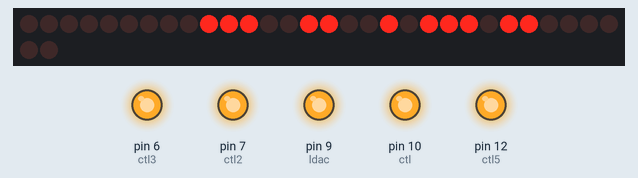
Bench run of a sketch on a simulated Arduino Uno, built with avr-gcc and run on an emulated ATmega328P. On the bench: 32 shift-register outputs drawn as a row of LEDs (first output left, lit = HIGH), output pins drawn as LEDs (lit = HIGH). Wiring (inferred from the names in the program): 4 × shift register (74HC595): data pin 5; shift clock pin 4; latch pin 11; MR pin 8. Wiring (inferred from the signals the program sends): row of LEDs: on Q0, Q1, Q2, Q3, Q4, Q5, Q6, Q7, Q8, Q9, Q10, Q11, Q12, Q13, Q14, Q15, Q16, Q17, Q18, Q19, Q20, Q21, Q22, Q23, Q24, Q25, Q26, Q27, Q28, Q29, Q30, Q31. Pins used as bus, display or sensor lines are not drawn.

Above: at 0.1 s.
Timing chart, 0 to 1.6 s (numbered marks = the images above):
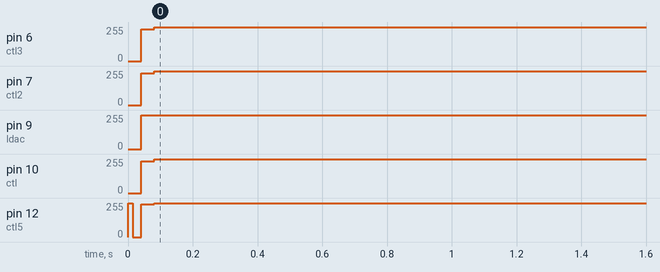

Measured:
- by itself, pin 6 (ctl3), pin 7 (ctl2), pin 9 (ldac), pin 10 (ctl): 0/255 → 255/255 at 0.04 s
- by itself, pin 12 (ctl5): 255/255 → 0/255 at 0.01 s, → 247/255 0.03 s later, → 255/255 0.04 s later

The sketch:

Cube_Callibration.ino
```cpp
/*
Cube_Calibration.ino is the code that runs on the Arduino while doing the calibration.
It simply reads a command and sets the control voltages accordingly.
This code works together with the Cube_Calibration.py
 */

const double pi = 3.14159265;
const double IVscale[] = {13140.0, 13085.0, 13095.0, 13122.0, 13140.0, 13155.0,
                          13155.0, 13095.0, 13125.0, 13060.0, 13060.0, 13095.0,
                          13080.0, 13095.0, 13115.0, 13065.0, 13115.0, 13060.0};

const double QVscale[] = {13110.0, 13105.0, 13110.0, 13120.0, 13140.0, 13170.0,
                          13135.0, 13140.0, 13120.0, 13100.0, 13080.0, 13115.0,
                          13065.0, 13150.0, 13100.0, 13120.0, 13110.0, 13035.0};

const int totalElements = 18;

const int ledPin = 13; // the pin that the LED is attached to
int incomingByte;      // a variable to read incoming serial data into
const int _sck = 4;
const int _sdi = 5;
const int ctl = 10; //board layer 1 activate, each other layer must have a jumper from the pin to pin 10 to create multi layered board
const int ldac = 9;
const int clearpin = 8;
const int ctl5 = 12; //board layer 5 activate
const int ctl4 = 11; //board layer 4 activate
const int ctl2 = 7; //board layer 2 activate
const int ctl3 = 6; //board layer 3 activate

double Iset = 0;
double Qset = 0;

void setup() {
   /*
   Sets the data rate in bits per second (baud) for serial data transmission. For communicating with the computer
   use one of these rates: 300, 600, 1200, 2400, 4800, 9600, 14400, 19200, 28800, 38400, 57600, or 115200. You can,
   however, specify other rates - for example, to communicate over pins 0 and 1 with a component that requires a particular baud rate.
   */
   Serial.begin(115200);

   // ct1 = 10, oard layer 1 activate, each other layer must have a jumper from the pin to pin 10 to create multi layered board
   pinMode(ctl, OUTPUT);

   // _sck = 4
   pinMode(_sck, OUTPUT);

   // _sdi = 5
   pinMode(_sdi, OUTPUT);

   // ldac = 9
   pinMode(ldac,OUTPUT);

   // clearpin = 8
   pinMode(clearpin, OUTPUT);

   // ct12 = 7, board layer 2 activate
   pinMode(ctl2, OUTPUT);

   // ct13 = 6, board layer 3 activate
   pinMode(ctl3, OUTPUT);

   // ct14 = 11, board layer 4 activate
   pinMode(ctl4, OUTPUT);

   // ct15 = 12, board layer 5 activate
   pinMode(ctl5, OUTPUT);

   digitalWrite(clearpin, HIGH);

   digitalWrite(ctl,HIGH);

   digitalWrite(ctl2,HIGH);

   digitalWrite(ctl3, HIGH);

   digitalWrite(ctl4, HIGH);

   digitalWrite(ctl5, HIGH);

   digitalWrite(_sck,HIGH);

   digitalWrite(ldac,HIGH);


   for(int i=0; i<totalElements; i++){
      writeVoltage(i+1,'I',1.5);
      writeVoltage(i+1,'Q',1.5);
   }
}


void loop(){
  // This function returns the number of bytes of data in the buffer that are waiting for you to read.
  // If there are no messages waiting to be read, then the function returns 0.
   while(Serial.available()>0){

      // parseInt() returns the first valid (long) integer number from the serial buffer. Characters that are not integers (or the minus sign) are skipped.
      int antennaNum = Serial.parseInt();

      char type = Serial.read();

      // parseFloat() returns the first valid floating point number from the current position. Initial characters that are not digits (or the minus sign) are skipped.
      // parseFloat() is terminated by the first character that is not a floating point number.
      float Vset = Serial.parseFloat();

      writeVoltage(antennaNum,type,Vset);
  }
}


void writeVoltage(int antennaNum, char type, float Vset){
   unsigned int highword = 0;

   unsigned int lowword = 0;

   unsigned int converted = 0;

   // equivalent to the expression antennaNum = antennaNum - 1
   antennaNum -= 1;

   double scaled =  Vset;//5375.0; // DAC Word / Voltage (LSB/volt) from Nick

   if(type =='I' || type == 'i'){
      scaled *= IVscale[antennaNum];
   }
   if(type == 'Q' || type == 'q'){
      scaled *= QVscale[antennaNum];
   }

   converted = (int) scaled;

   /*
   bitshift right (>>)
   bitshift left (<<)
   ex:
   int a = 5;       // binary: 0000000000000101
   int b = a << 3;  // binary: 0000000000101000
   int c = b >> 3;  // binary: 0000000000000101
   */
   highword = converted >> 12; //the command bytes require that the LSB of the highword have value

   lowword = converted << 4; //rest of value to be written to register...

   if( (0 <= antennaNum) && (antennaNum <= 3)){
      if(type == 'I' || type == 'i'){
         highword += 0x0300 + (2*antennaNum)*16;
         writeLayer(ctl,highword,lowword);
      }
   if(type == 'Q' || type == 'q'){
      highword += 0x0300 + (2*antennaNum+1)*16;
      writeLayer(ctl,highword,lowword);
   }
   }else if( (4 <= antennaNum) && (antennaNum <= 7)){
      antennaNum -= 4;
      if(type == 'I' || type == 'i'){
         highword += 0x0300 + (2*antennaNum)*16;
         writeLayer(ctl2,highword,lowword);
      }
      if(type == 'Q' || type == 'q'){
         highword += 0x0300 + (2*antennaNum+1)*16;
         writeLayer(ctl2,highword,lowword);
      }
   }else if( (8 <= antennaNum) && (antennaNum <= 11)){
      antennaNum -= 8;
      if(type == 'I' || type == 'i'){
         highword += 0x0300 + (2*antennaNum)*16;
         writeLayer(ctl3,highword,lowword);
      }
      if(type == 'Q' || type == 'q'){
         highword += 0x0300 + (2*antennaNum+1)*16;
         writeLayer(ctl3,highword,lowword);
      }
   }else if( (12 <= antennaNum) && (antennaNum <= 15)){
      antennaNum -= 12;
      if(type == 'I' || type == 'i'){
         highword += 0x0300 + (2*antennaNum)*16;
         writeLayer(ctl4,highword,lowword);
      }
      if(type == 'Q' || type == 'q'){
         highword += 0x0300 + (2*antennaNum+1)*16;
         writeLayer(ctl4,highword,lowword);
      }
   }else if( (16 <= antennaNum) && (antennaNum <= 17)){
      antennaNum -= 16;
   if(type == 'I' || type == 'i'){
      highword += 0x0300 + (4*antennaNum+1)*16;
      writeLayer(ctl5,highword,lowword);
   }
   if(type == 'Q' || type == 'q'){
      highword += 0x0300 + (4*antennaNum+3)*16;
      writeLayer(ctl5,highword,lowword);
   }
   }
}


void writeLayer(int layer,int high, int low){
   digitalWrite(layer,LOW);

   // shiftOut (pin# which is the bit to be sent, pin# used as a clock pin, A flag to determine whether the bits will be sent starting with the least significant bit or most significant. MSBFIRST/LSBFIRST, The byte of data to be sent)
   shiftOut(_sdi, _sck, MSBFIRST, (high>>8));

   shiftOut(_sdi, _sck, MSBFIRST, high);

   shiftOut(_sdi, _sck, MSBFIRST, (low>>8));

   shiftOut(_sdi, _sck, MSBFIRST, low);

   digitalWrite(layer,HIGH);

   digitalWrite(ldac,LOW);

   digitalWrite(ldac,HIGH);
}
```
